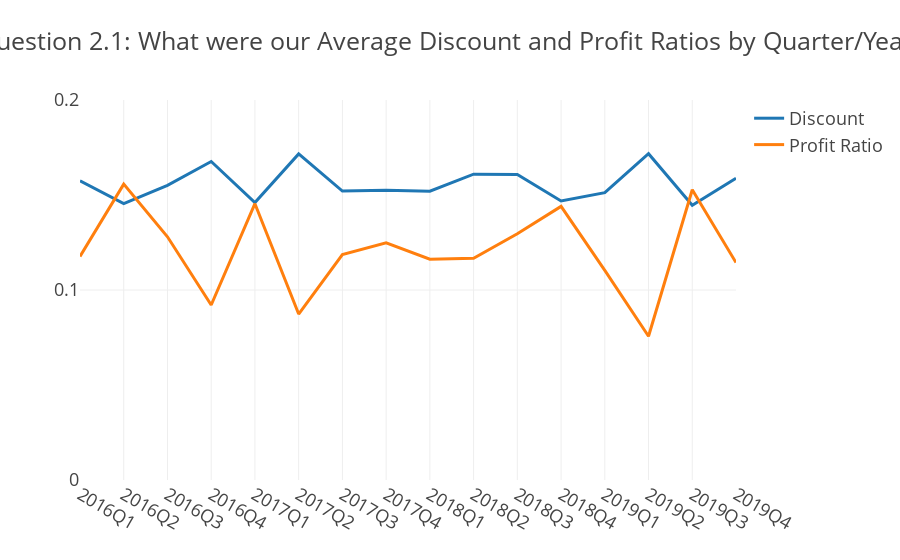

The notebook cell this image was saved under:
### Code cell
fig = px.line(df_q_tall, 
              x='order_year_quarter', 
              y='Measure Value',
              template='presentation',
              color='Measure Type',
              title='Question 2.1: What were our Average Discount and Profit Ratios by Quarter/Year?')

fig.update_xaxes(showgrid=True,  
                 title_text='',  # Not showing an x axis label because it's clear that this is year
                 #tickformat='f0',
                 #tick0=0, 
                 dtick=1,
                 showticklabels=True,
                 showline=False,
                 zeroline=False
                )

# y axis
fig.update_yaxes(#range=[0, 10]), 
                 title_text='',
                 tick0=0,      #NOTE:  This is not working as I would expect!
                 dtick=.1,
                 range=[0, .2],
                 tickformat='% {text:.1%}',
                 #showticklabels=True,
                 showline=False,
                 zeroline=False
                 )

# Bar Labels
fig.update_traces(texttemplate='%{text:.1%}' 
                 )

fig.update_layout(
    legend_title=""
    )

fig.show()

### Figure 1 — Plotly figure (JSON) as saved in the notebook; plotly's stock layout.template omitted (floating-point values rounded to 4 significant figures)
{"data": [{"hovertemplate": "Measure Type=Discount<br>order_year_quarter=%{x}<br>Measure Value=%{y}<extra></extra>", "legendgroup": "Discount", "line": {"color": "#1F77B4", "dash": "solid"}, "mode": "lines", "name": "Discount", "orientation": "v", "showlegend": true, "texttemplate": "%{text:.1%}", "type": "scatter", "x": ["2016Q1", "2016Q2", "2016Q3", "2016Q4", "2017Q1", "2017Q2", "2017Q3", "2017Q4", "2018Q1", "2018Q2", "2018Q3", "2018Q4", "2019Q1", "2019Q2", "2019Q3", "2019Q4"], "xaxis": "x", "y": [0.1574, 0.1455, 0.1551, 0.1676, 0.146, 0.1716, 0.1521, 0.1525, 0.152, 0.1609, 0.1608, 0.1469, 0.1512, 0.1717, 0.1446, 0.1588], "yaxis": "y"}, {"hovertemplate": "Measure Type=Profit Ratio<br>order_year_quarter=%{x}<br>Measure Value=%{y}<extra></extra>", "legendgroup": "Profit Ratio", "line": {"color": "#FF7F0E", "dash": "solid"}, "mode": "lines", "name": "Profit Ratio", "orientation": "v", "showlegend": true, "texttemplate": "%{text:.1%}", "type": "scatter", "x": ["2016Q1", "2016Q2", "2016Q3", "2016Q4", "2017Q1", "2017Q2", "2017Q3", "2017Q4", "2018Q1", "2018Q2", "2018Q3", "2018Q4", "2019Q1", "2019Q2", "2019Q3", "2019Q4"], "xaxis": "x", "y": [0.1177, 0.1557, 0.128, 0.09211, 0.1454, 0.08734, 0.1187, 0.1249, 0.1162, 0.1167, 0.1296, 0.144, 0.1103, 0.07568, 0.1528, 0.1144], "yaxis": "y"}], "layout": {"autosize": true, "legend": {"title": {"text": ""}, "tracegroupgap": 0}, "title": {"text": "Question 2.1: What were our Average Discount and Profit Ratios by Quarter/Year?"}, "xaxis": {"anchor": "y", "autorange": true, "domain": [0, 1], "dtick": 1, "range": [0, 15], "showgrid": true, "showline": false, "showticklabels": true, "title": {"text": ""}, "type": "category", "zeroline": false}, "yaxis": {"anchor": "x", "domain": [0, 1], "dtick": 0.1, "range": [0, 0.2], "showline": false, "tick0": 0, "tickformat": "% {text:.1%}", "title": {"text": ""}, "type": "linear", "zeroline": false}}}
